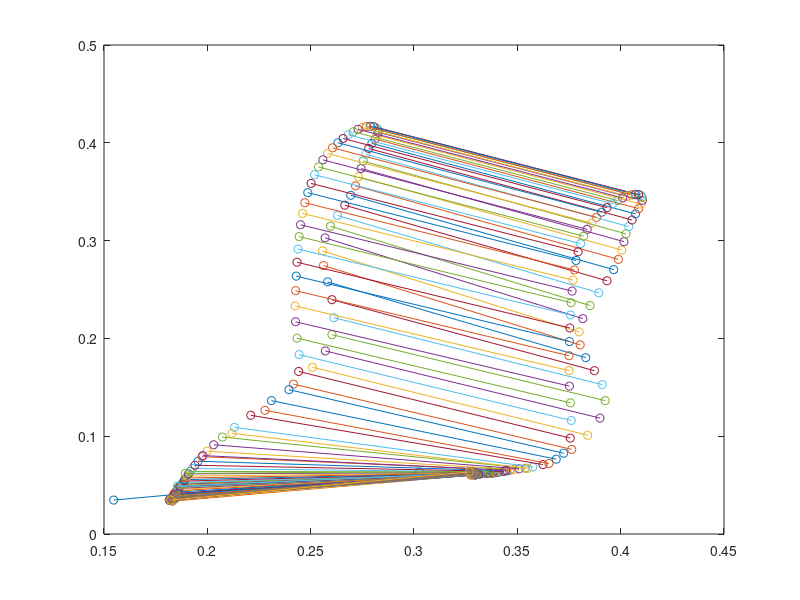
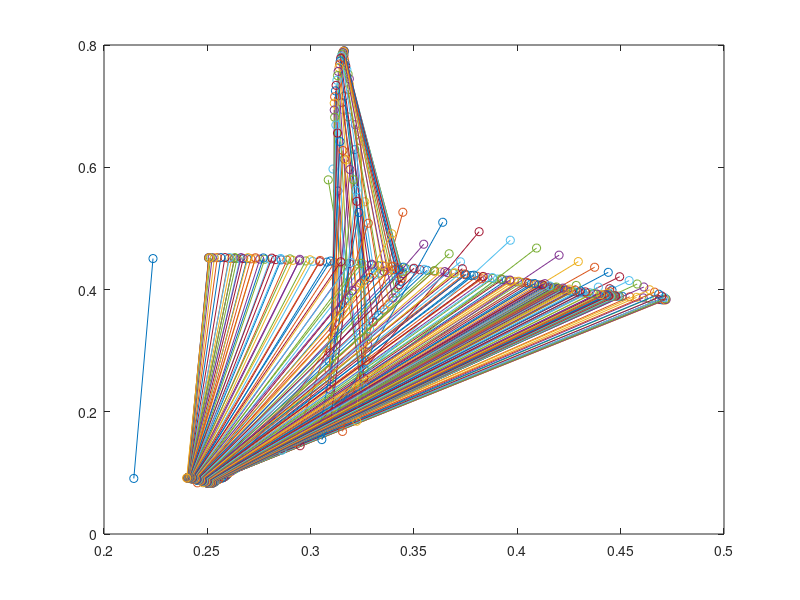
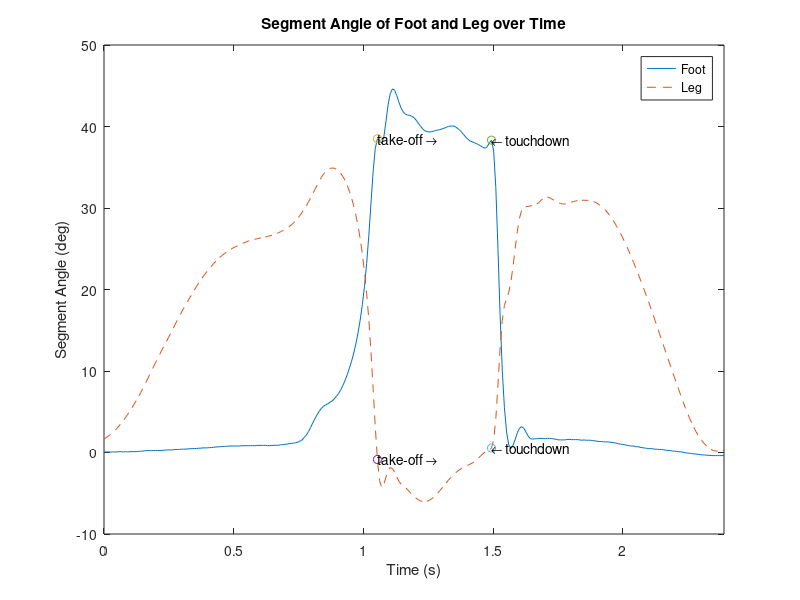

Recreate these plots in MATLAB, in order.
% Created by: Anthony Le
% Last updated: 02.14.2018

% KIN 523: Homework 4 - Planar Kinematics
% Due: 02.15.18
%% Problem 5
close all;
clear;

load('static.mat');
load('jump.mat');

% all trials were recorded @ 120 frames/s 
f_s = 120;
delta_t = 1 / f_s;

%%
time = [];

for i = 1:length(frame_j)
    t = frame_j(i) * 0.0083;
    time = cat(1, time, t);
end

%%
avgx_heel = mean(HEEX_ST);
avgy_heel = mean(HEEY_ST);

avgx_toe = mean(TOEX_ST);
avgy_toe = mean(TOEY_ST);

figure(1);
plot([avgx_heel avgx_toe], [avgy_heel avgy_toe], '-o');
hold on;
for j = 1:length(frame_j)
    plot([HEEX_J(j, 1) TOEX_J(j, 1)], [HEEY_J(j, 1) TOEY_J(j, 1)], '-o');
end
hold off;

offset_foot = -(atan2d((avgy_toe - avgy_heel), (avgx_toe - avgx_heel)));

MJ_ANG_foot = [];

for k = 1:length(frame_j)
    mj_ang = -(atan2d((TOEY_J(k, 1) - HEEY_J(k, 1)), (TOEX_J(k, 1) - HEEX_J(k, 1))));
    MJ_ANG_foot = cat(1, MJ_ANG_foot, mj_ang);
end

AJ_ANG_foot = MJ_ANG_foot - offset_foot;

%%
avgx_ank = mean(ANKX_ST);
avgy_ank = mean(ANKY_ST);

avgx_knee = mean(KNEX_ST);
avgy_knee = mean(KNEY_ST);

figure(2);
plot([avgx_ank avgx_knee], [avgy_ank avgy_knee], '-o');
hold on;
for l = 1:length(frame_j)
    plot([ANKX_J(l, 1) KNEX_J(l, 1)], [ANKY_J(l, 1) KNEY_J(l, 1)], '-o');
end
hold off;

offset_leg = atan2d((avgy_knee - avgy_ank), (avgx_knee - avgx_ank));
offset_leg = 90 - offset_leg; 

MJ_ANG_leg = [];

for m = 1:length(frame_j)
    mj_ang = atan2d((KNEY_J(m, 1) - ANKY_J(m, 1)), (KNEX_J(m, 1) - ANKX_J(m, 1)));
    MJ_ANG_leg = cat(1, MJ_ANG_leg, mj_ang);
end

MJ_ANG_leg = 90 - MJ_ANG_leg;
AJ_ANG_leg = MJ_ANG_leg - offset_leg;

%%
table_234 = [frame_j, time, AJ_ANG_foot, AJ_ANG_leg];

figure(3);
plot(time, AJ_ANG_foot, '-');
hold on;
plot(time, AJ_ANG_leg, '--');
plot(time(128, 1), AJ_ANG_foot(128, 1), 'o');
plot(time(128, 1), AJ_ANG_leg(128, 1), 'o');
plot(time(181, 1), AJ_ANG_foot(181, 1), 'o');
plot(time(181, 1), AJ_ANG_leg(181, 1), 'o');
text(time(128, 1), AJ_ANG_foot(128, 1), 'take-off \rightarrow');
text(time(128, 1), AJ_ANG_leg(128, 1), 'take-off \rightarrow');
text(time(181, 1), AJ_ANG_foot(181, 1), '\leftarrow touchdown');
text(time(181, 1), AJ_ANG_leg(181, 1), '\leftarrow touchdown');
legend('Foot', 'Leg');
xlabel('Time (s)');
ylabel('Segment Angle (deg)');
title('Segment Angle of Foot and Leg over Time');
xlim([0 2.3904]);
hold off;